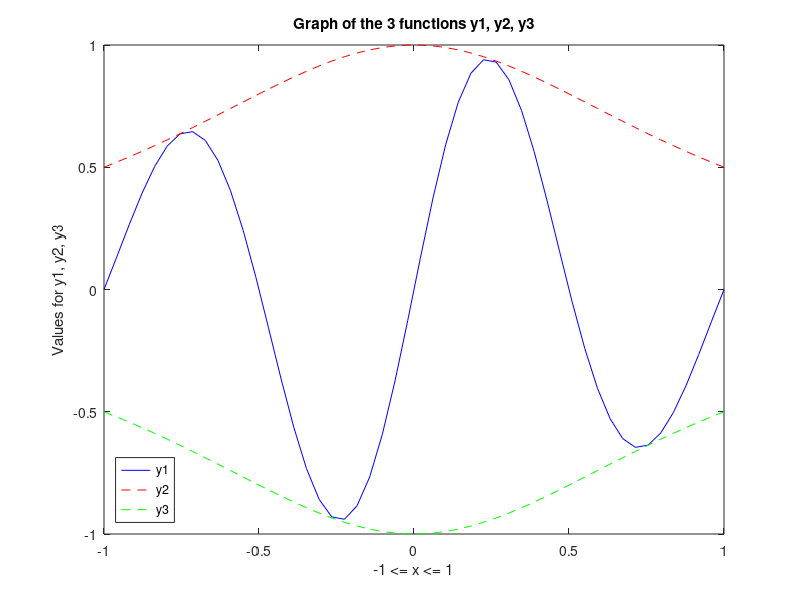

Recreate this plot in MATLAB.
%% Homework problem 3 a,b,c.
% Nolan Anderson
% ENG 101
% 2/4/2019
clear 
clc
close all

%% Functions
x = linspace(-1,1,50);

y1 = (sin(2*pi*x))./(1+x.^2);

y2 = 1./(1+(x.^2));

y3 = (-1)./(1+x.^2);

%% Plotting functions
plot(x,y1, 'b-');
hold on
plot(x,y2, 'r--');
hold on
plot(x,y3, 'g--');

%% Plot labeling
legend({'y1', 'y2', 'y3'}, 'Location', 'southwest')
title('Graph of the 3 functions y1, y2, y3')
xlabel('-1 <= x <= 1')
ylabel('Values for y1, y2, y3')
